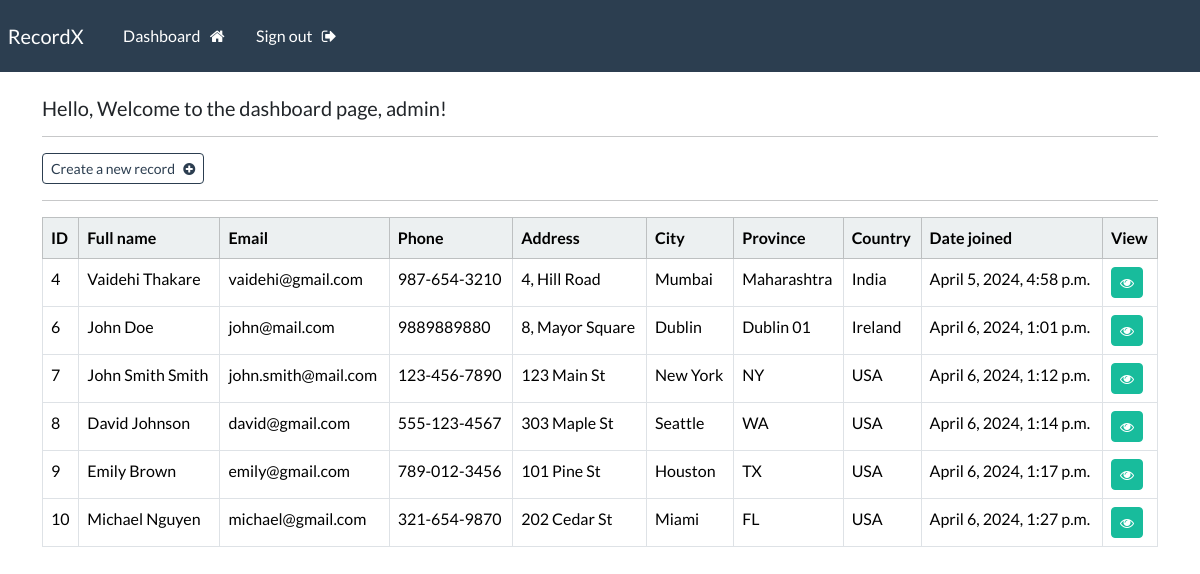
The page /dashboard (signed in) on the database its author committed.
### myapp/models.py (models this page shows, shortened)
class Record(models.Model):
    creation_date = models.DateTimeField(auto_now_add=True)
    first_name = models.CharField(max_length=100)
    last_name = models.CharField(max_length=100)
    email = models.CharField(max_length=255)
    phone = models.CharField(max_length=20)
    address = models.CharField(max_length=300)
    city = models.CharField(max_length=255)
    province = models.CharField(max_length=200)
    country = models.CharField(max_length=125)
    objects = models.Manager()

### myapp/views.py (the view)
# urls.py: path('dashboard', views.dashboard, name='dashboard'),
@login_required(login_url='login')
def dashboard(request):
    my_records = Record.objects.all()
    context = {'records': my_records}
    return render(request, 'myapp/dashboard.html', context=context)

### myapp/templates/myapp/dashboard.html
{% extends 'myapp/base.html' %}
{% block content %}
    <h5> Hello, Welcome to the dashboard page, {{user}}! </h5>
    <hr>
    <a class="btn btn-outline-primary btn-sm" href="{% url 'create' %}">
        Create a new record &nbsp; <i class="fa fa-plus-circle" aria-hidden="true"></i>
    </a>
    <hr>
    <table class="table table-hover table-bordered">
        <thead class="table-light">
            <tr>
                <th scope="col"> ID </th>
                <th scope="col"> Full name </th>
                <th scope="col"> Email </th>
                <th scope="col"> Phone </th>
                <th scope="col"> Address </th>
                <th scope="col"> City </th>
                <th scope="col"> Province </th>
                <th scope="col"> Country </th>
                <th scope="col"> Date joined </th>
                <th scope="col"> View </th>
            </tr>
        </thead>
        <tbody>
        {% if records %}
            {% for record in records %}
            <tr>
                <td> {{record.id}} </td>
                <td> {{record.first_name}}  {{record.last_name}} </td>
                <td> {{record.email}} </td>
                <td> {{record.phone}} </td>
                <td> {{record.address}} </td>
                <td> {{record.city}} </td>
                <td> {{record.province}} </td>
                <td> {{record.country}} </td>
                <td> {{record.creation_date}} </td>
                <td> <a class="btn btn-success btn-sm" href="{% url 'record' record.id %}"> <i class="fa fa-eye" aria-hidden="true"></i> </a> </td>
            </tr>
            {% endfor %}
        {% endif %}
        </tbody>
    </table>
{% endblock %}

### rows shown on the page
Record: id "4", first_name "Vaidehi", last_name "Thakare", email "vaidehi@gmail.com", phone "987-654-3210", address "4, Hill Road", city "Mumbai", province "Maharashtra", country "India", creation_date "April 5, 2024, 4:58 p.m."
Record: id "6", first_name "John", last_name "Doe", email "john@mail.com", phone "9889889880", address "8, Mayor Square", city "Dublin", province "Dublin 01", country "Ireland", creation_date "April 6, 2024, 1:01 p.m."
Record: id "7", first_name "John Smith", last_name "Smith", email "john.smith@mail.com", phone "123-456-7890", address "123 Main St", city "New York", province "NY", country "USA", creation_date "April 6, 2024, 1:12 p.m."
Record: id "8", first_name "David", last_name "Johnson", email "david@gmail.com", phone "555-123-4567", address "303 Maple St", city "Seattle", province "WA", country "USA", creation_date "April 6, 2024, 1:14 p.m."
Record: id "9", first_name "Emily", last_name "Brown", email "emily@gmail.com", phone "789-012-3456", address "101 Pine St", city "Houston", province "TX", country "USA", creation_date "April 6, 2024, 1:17 p.m."
Record: id "10", first_name "Michael", last_name "Nguyen", email "michael@gmail.com", phone "321-654-9870", address "202 Cedar St", city "Miami", province "FL", country "USA", creation_date "April 6, 2024, 1:27 p.m."

### other values the page prints
{{ user }} "admin"
